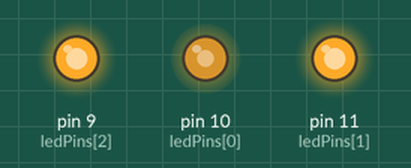
Simulated run of this sketch. Board: Arduino Uno, built with avr-gcc and run on an emulated ATmega328P. Parts: output pins drawn as LEDs (lit = HIGH). Random numbers use the default seed unless the sketch sets one; what the sketch prints to the serial monitor is not drawn.

Above: at 0.05 s.
At 4.95 s:
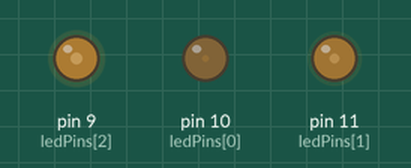
At 9.96 s:
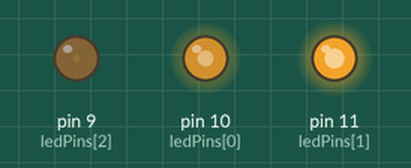
At 19.97 s:
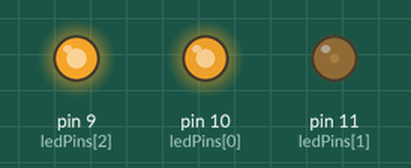
At 29.88 s:
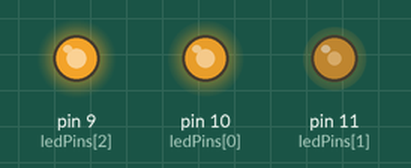
At 39.89 s:
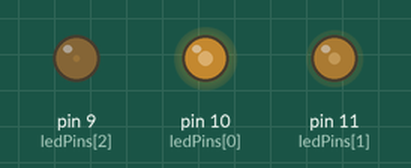
Timing chart, 0 to 40.0 s (numbered marks = the images above):
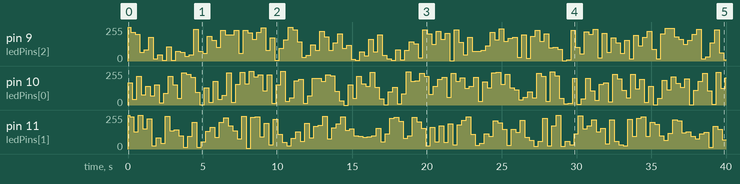

The sketch:

_04_ArduinoClass_RBG_LED_Analog_Combos.ino
```cpp
const int ON_LENGTH = 100;
const int OFF_LENGTH = 10;

// Can be Bytes since well below max number for a byte
byte ledPins[] = {10, 11, 9};
byte ledLevels[] = {0, 0, 0};


void setup() {

  Serial.begin(19200);
  Serial.println("Started!");

  for (int i=0; i<3; i++) {
    pinMode(ledPins[i], OUTPUT);
    digitalWrite(ledPins[i], HIGH);
  }
}

void loop() {

  for (int i=0; i<3; i++) {
    int led_value = random(0, 256);
    analogWrite(ledPins[i], led_value);
    delay(ON_LENGTH);
  }
}

void setColor() {
  Serial.print("LED color is now: ");
}
```

Measured:
- by itself, pin 10 (ledPins[0]): 0/255 → 167/255 at 0.00 s, → 42/255 0.30 s later, → 216/255 0.30 s later, → 77/255 0.30 s later, … (134 changes in this stretch)
- by itself, pin 9 (ledPins[2]): 255/255 → 217/255 at 0.20 s, → 200/255 0.30 s later, → 67/255 0.30 s later, → 85/255 0.30 s later, … (132 changes in this stretch)
